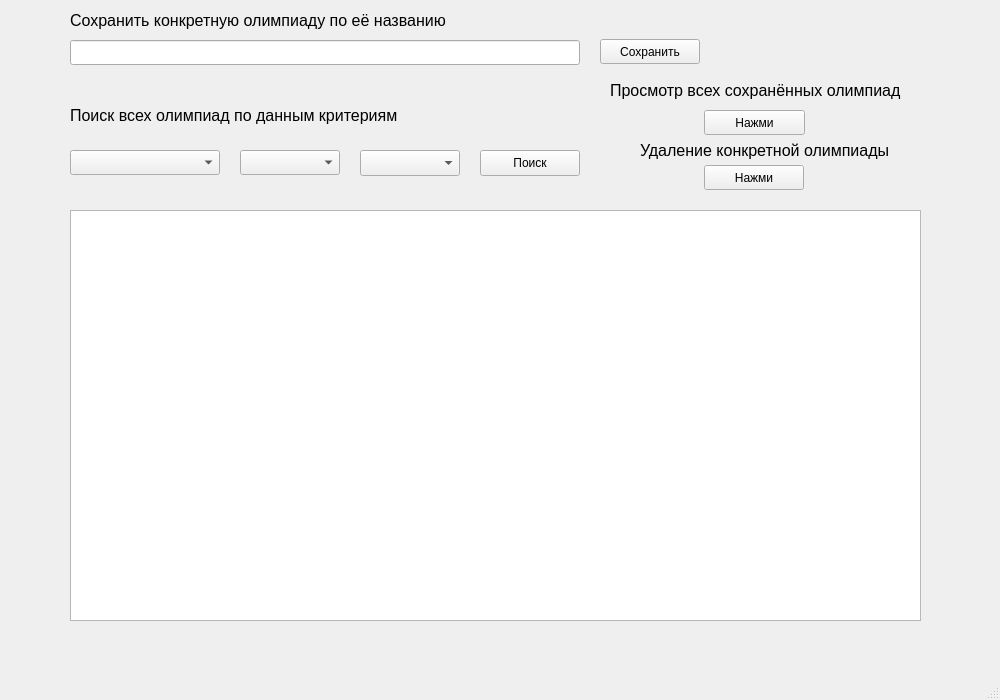
<?xml version="1.0" encoding="UTF-8"?>
<ui version="4.0">
 <class>MainWindow</class>
 <widget class="QMainWindow" name="MainWindow">
  <property name="geometry">
   <rect>
    <x>0</x>
    <y>0</y>
    <width>1000</width>
    <height>700</height>
   </rect>
  </property>
  <property name="windowTitle">
   <string>Olimp_search</string>
  </property>
  <widget class="QWidget" name="centralwidget">
   <widget class="QComboBox" name="subject_search">
    <property name="geometry">
     <rect>
      <x>70</x>
      <y>150</y>
      <width>150</width>
      <height>25</height>
     </rect>
    </property>
   </widget>
   <widget class="QComboBox" name="class_search">
    <property name="geometry">
     <rect>
      <x>360</x>
      <y>150</y>
      <width>100</width>
      <height>26</height>
     </rect>
    </property>
   </widget>
   <widget class="QComboBox" name="type_search">
    <property name="geometry">
     <rect>
      <x>240</x>
      <y>150</y>
      <width>100</width>
      <height>25</height>
     </rect>
    </property>
   </widget>
   <widget class="QPushButton" name="pushButton_search1">
    <property name="geometry">
     <rect>
      <x>480</x>
      <y>150</y>
      <width>100</width>
      <height>26</height>
     </rect>
    </property>
    <property name="text">
     <string>Поиск</string>
    </property>
   </widget>
   <widget class="QTextEdit" name="textEdit">
    <property name="geometry">
     <rect>
      <x>70</x>
      <y>210</y>
      <width>851</width>
      <height>411</height>
     </rect>
    </property>
   </widget>
   <widget class="QLineEdit" name="lineEdit_search">
    <property name="geometry">
     <rect>
      <x>70</x>
      <y>40</y>
      <width>510</width>
      <height>25</height>
     </rect>
    </property>
   </widget>
   <widget class="QPushButton" name="pushButton_search2">
    <property name="geometry">
     <rect>
      <x>600</x>
      <y>39</y>
      <width>100</width>
      <height>25</height>
     </rect>
    </property>
    <property name="text">
     <string>Сохранить</string>
    </property>
   </widget>
   <widget class="QLabel" name="label">
    <property name="geometry">
     <rect>
      <x>70</x>
      <y>10</y>
      <width>380</width>
      <height>21</height>
     </rect>
    </property>
    <property name="font">
     <font>
      <pointsize>12</pointsize>
     </font>
    </property>
    <property name="text">
     <string>Сохранить конкретную олимпиаду по её названию</string>
    </property>
   </widget>
   <widget class="QLabel" name="label_2">
    <property name="geometry">
     <rect>
      <x>70</x>
      <y>105</y>
      <width>331</width>
      <height>21</height>
     </rect>
    </property>
    <property name="font">
     <font>
      <pointsize>12</pointsize>
     </font>
    </property>
    <property name="text">
     <string>Поиск всех олимпиад по данным критериям</string>
    </property>
   </widget>
   <widget class="QLabel" name="label_3">
    <property name="geometry">
     <rect>
      <x>610</x>
      <y>80</y>
      <width>291</width>
      <height>21</height>
     </rect>
    </property>
    <property name="font">
     <font>
      <pointsize>12</pointsize>
     </font>
    </property>
    <property name="text">
     <string>Просмотр всех сохранённых олимпиад</string>
    </property>
   </widget>
   <widget class="QPushButton" name="pushButton_search3">
    <property name="geometry">
     <rect>
      <x>704</x>
      <y>110</y>
      <width>101</width>
      <height>25</height>
     </rect>
    </property>
    <property name="text">
     <string>Нажми</string>
    </property>
   </widget>
   <widget class="QLabel" name="label_4">
    <property name="geometry">
     <rect>
      <x>640</x>
      <y>140</y>
      <width>281</width>
      <height>21</height>
     </rect>
    </property>
    <property name="font">
     <font>
      <pointsize>12</pointsize>
     </font>
    </property>
    <property name="text">
     <string>Удаление конкретной олимпиады</string>
    </property>
   </widget>
   <widget class="QPushButton" name="pushButton_search4">
    <property name="geometry">
     <rect>
      <x>704</x>
      <y>165</y>
      <width>100</width>
      <height>25</height>
     </rect>
    </property>
    <property name="text">
     <string>Нажми</string>
    </property>
   </widget>
  </widget>
  <widget class="QMenuBar" name="menubar">
   <property name="geometry">
    <rect>
     <x>0</x>
     <y>0</y>
     <width>1000</width>
     <height>21</height>
    </rect>
   </property>
  </widget>
  <widget class="QStatusBar" name="statusbar"/>
 </widget>
 <resources/>
 <connections/>
</ui>
